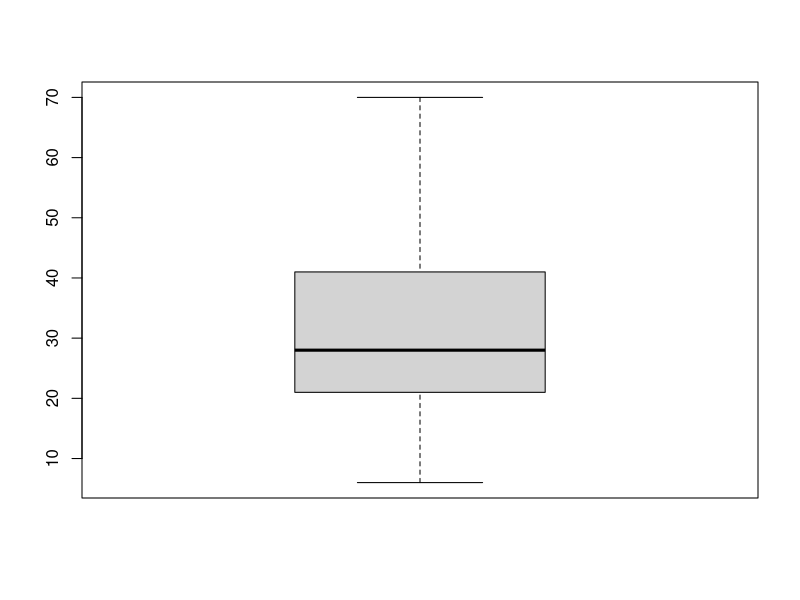
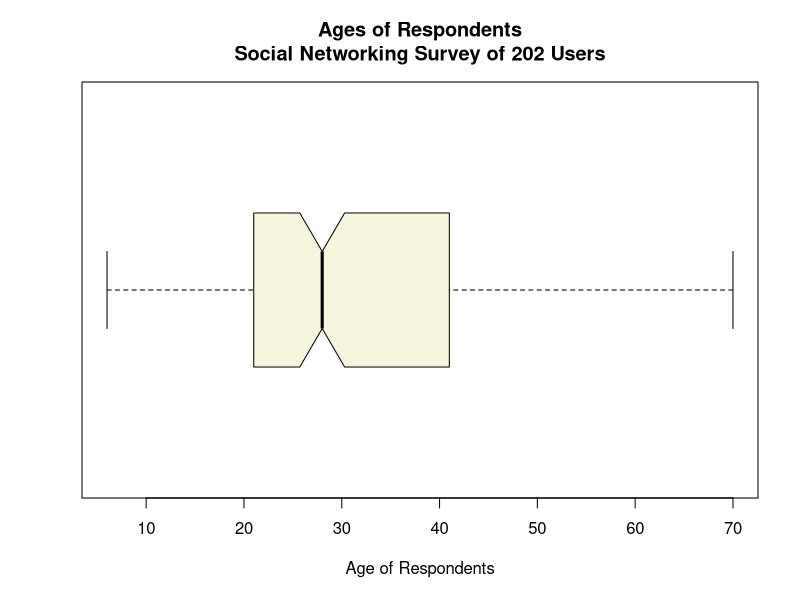

Reproduce these figures in R, in order.
# Creating box plots for quantitative variables

# Create data frame "sn" from CSV file w/headers
sn <- read.csv("social_network.csv", header = T)

# Make boxplots of Age and Times using the defaults
boxplot(sn$Age)

# Add title, colors, etc.
boxplot(sn$Age,
        col = "beige",
        notch = T,
        horizontal = T,
        main = "Ages of Respondents\nSocial Networking Survey of 202 Users",
        xlab = "Age of Respondents")